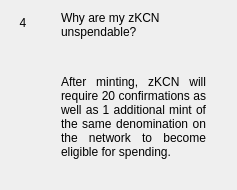
                  <widget class="QWidget" name="widgetFaq4" native="true">
                   <layout class="QHBoxLayout" name="horizontalPage_4" stretch="0,1">
                    <item alignment="Qt::AlignTop">
                     <widget class="QLabel" name="labelNumber4">
                      <property name="minimumSize">
                       <size>
                        <width>24</width>
                        <height>24</height>
                       </size>
                      </property>
                      <property name="maximumSize">
                       <size>
                        <width>16777215</width>
                        <height>24</height>
                       </size>
                      </property>
                      <property name="text">
                       <string>4</string>
                      </property>
                      <property name="alignment">
                       <set>Qt::AlignCenter</set>
                      </property>
                     </widget>
                    </item>
                    <item>
                     <layout class="QVBoxLayout" name="verticalLayoutPage_4">
                      <property name="leftMargin">
                       <number>20</number>
                      </property>
                      <property name="rightMargin">
                       <number>20</number>
                      </property>
                      <item>
                       <widget class="QLabel" name="labelSubtitle4">
                        <property name="text">
                         <string>Why are my zKCN unspendable?</string>
                        </property>
                        <property name="wordWrap">
                         <bool>true</bool>
                        </property>
                       </widget>
                      </item>
                      <item>
                       <spacer name="verticalSpacer_40">
                        <property name="orientation">
                         <enum>Qt::Vertical</enum>
                        </property>
                        <property name="sizeType">
                         <enum>QSizePolicy::Fixed</enum>
                        </property>
                        <property name="sizeHint" stdset="0">
                         <size>
                          <width>20</width>
                          <height>30</height>
                         </size>
                        </property>
                       </spacer>
                      </item>
                      <item>
                       <widget class="QLabel" name="labelContent4">
                        <property name="text">
                         <string>
                           &lt;html&gt;&lt;head/&gt;&lt;body&gt;&lt;p align=&quot;justify&quot;&gt;
                           After minting, zKCN will require 20 confirmations as well as 1
                           additional mint of the same denomination on the network to
                           become eligible for spending.
                           &lt;/p&gt;&lt;/body&gt;&lt;/html&gt;
                         </string>
                        </property>
                        <property name="alignment">
                         <set>Qt::AlignLeading|Qt::AlignLeft|Qt::AlignTop</set>
                        </property>
                        <property name="wordWrap">
                         <bool>true</bool>
                        </property>
                       </widget>
                      </item>
                      <item>
                       <spacer name="verticalSpacer_41">
                        <property name="orientation">
                         <enum>Qt::Vertical</enum>
                        </property>
                        <property name="sizeHint" stdset="0">
                         <size>
                          <width>20</width>
                          <height>20</height>
                         </size>
                        </property>
                       </spacer>
                      </item>
                     </layout>
                    </item>
                   </layout>
                  </widget>
